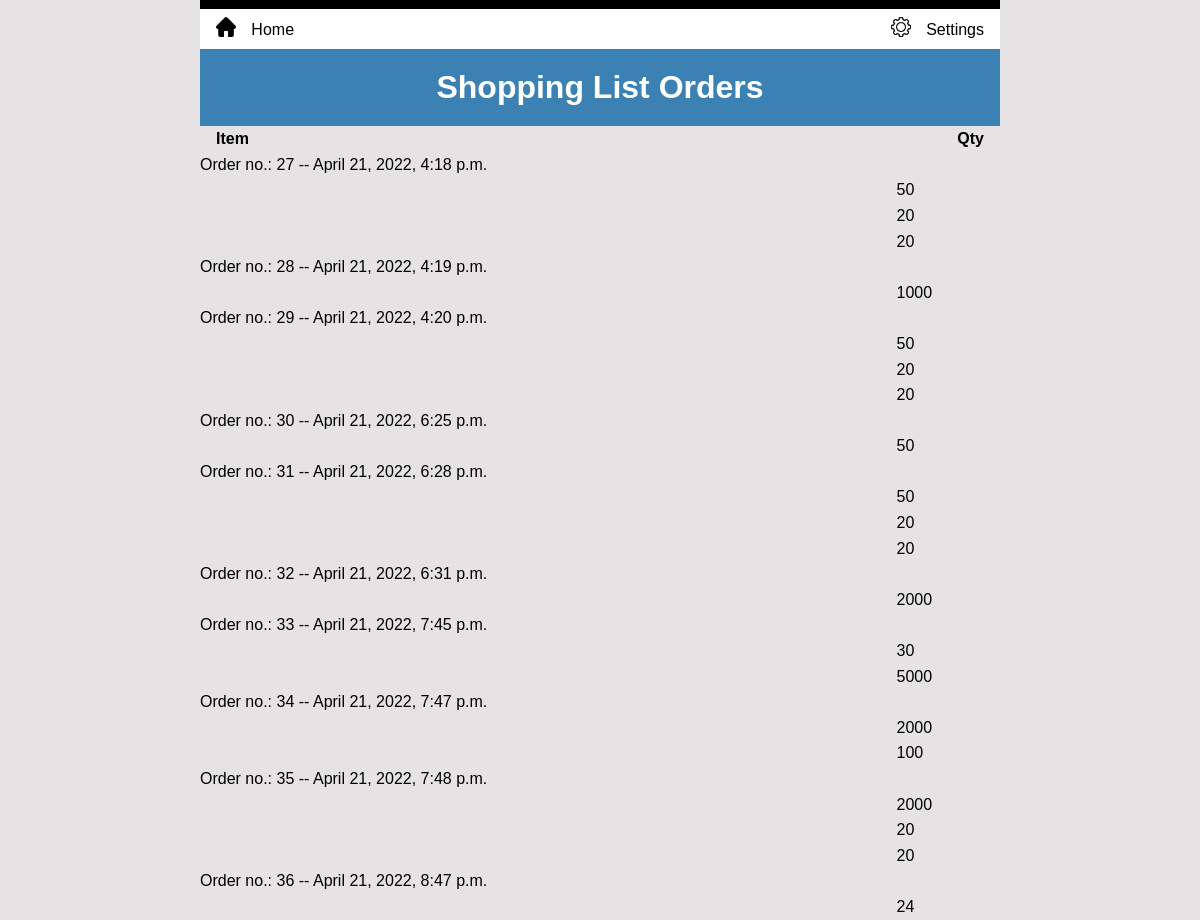
/stock/orders (signed in), run on an earlier commit of the app's database.
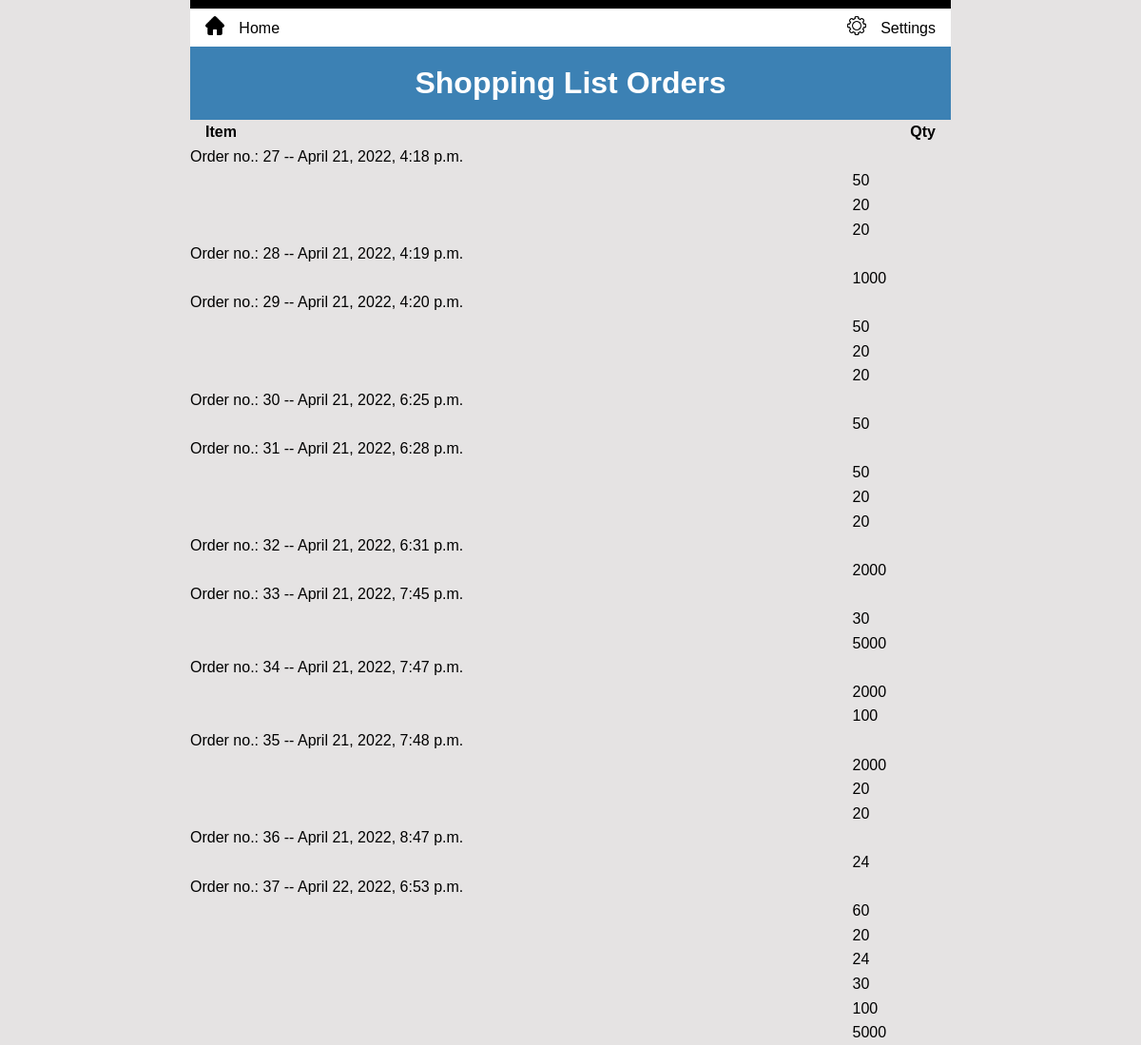
And on a later commit of the database.
### inventory/models.py (models this page shows, shortened)
class Order(models.Model):
    class Meta:
        ordering = ['order_number']
    order_number = models.ForeignKey(OrderNumber, on_delete=models.CASCADE)
    ingredient_name = models.CharField(blank=True, max_length=200)
    quantity = models.PositiveIntegerField(
        default=1,
        validators=[MinValueValidator(1)]
    )

class OrderNumber(models.Model):
    class Meta:
        ordering = ['-id']
    timestamp = models.DateTimeField(default=timezone.now)

### inventory/views.py (the view)
# urls.py: path('stock/orders', views.OrderView.as_view(), name='orders'),
class OrderView(LoginRequiredMixin, ListView):
    model = Order
    template_name = 'inventory/orders.html'

### inventory/templates/inventory/orders.html (shortened to what this page needs)
{% extends 'base.html' %}
{% load static %}
{% block content %}
  <h1>
    Shopping List Orders
  </h1>
  <table>
    <thead>
      <tr>
        <th>Item</th>
        <th>Qty</th>
      </tr>
    </thead>
    <tbody>
      {% for item in object_list|dictsort:'order_number.id' %}
        {% ifchanged %}
          <tr>
            <td>Order no.: {{ item.order_number.id }} -- {{ item.order_number.timestamp }}</td>
          </tr>
        {% endifchanged %}
        <tr>
          <td>{{ item.ingredient_name }}</td>
          <td>{{ item.quantity }}</td>
        </tr>
      {% endfor %}
    </tbody>
  </table>
{% endblock %}

What changed in the data, as far as the page shows it:
added Order: order_number.id "37", order_number.timestamp "April 22, 2022, 6:53 p.m.", quantity "60"
added Order: quantity "20"
added Order: quantity "24"
added Order: quantity "30"
added Order: quantity "100"
added Order: quantity "5000"
